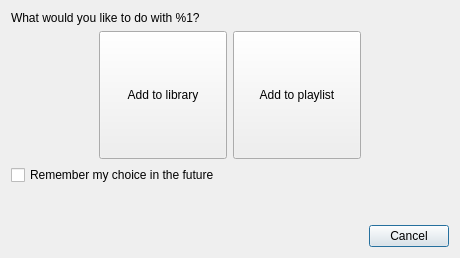
<?xml version="1.0" encoding="UTF-8"?>
<ui version="4.0">
 <class>DragDropDialog</class>
 <widget class="QDialog" name="DragDropDialog">
  <property name="geometry">
   <rect>
    <x>0</x>
    <y>0</y>
    <width>460</width>
    <height>258</height>
   </rect>
  </property>
  <property name="windowTitle">
   <string>Your attention is required</string>
  </property>
  <property name="modal">
   <bool>true</bool>
  </property>
  <layout class="QVBoxLayout" name="verticalLayout">
   <item>
    <widget class="QLabel" name="labelHowToProceed">
     <property name="text">
      <string>What would you like to do with %1?</string>
     </property>
    </widget>
   </item>
   <item>
    <layout class="QHBoxLayout" name="horizontalLayout">
     <item>
      <spacer name="horizontalSpacer">
       <property name="orientation">
        <enum>Qt::Horizontal</enum>
       </property>
       <property name="sizeHint" stdset="0">
        <size>
         <width>40</width>
         <height>20</height>
        </size>
       </property>
      </spacer>
     </item>
     <item>
      <widget class="QToolButton" name="toolButtonLibrary">
       <property name="minimumSize">
        <size>
         <width>128</width>
         <height>128</height>
        </size>
       </property>
       <property name="maximumSize">
        <size>
         <width>256</width>
         <height>128</height>
        </size>
       </property>
       <property name="text">
        <string>Add to library</string>
       </property>
       <property name="icon">
        <iconset resource="player.qrc">
         <normaloff>:/config/music-library</normaloff>:/config/music-library</iconset>
       </property>
       <property name="iconSize">
        <size>
         <width>64</width>
         <height>64</height>
        </size>
       </property>
       <property name="toolButtonStyle">
        <enum>Qt::ToolButtonTextUnderIcon</enum>
       </property>
      </widget>
     </item>
     <item>
      <widget class="QToolButton" name="toolButtonPlaylist">
       <property name="minimumSize">
        <size>
         <width>128</width>
         <height>128</height>
        </size>
       </property>
       <property name="maximumSize">
        <size>
         <width>256</width>
         <height>128</height>
        </size>
       </property>
       <property name="text">
        <string>Add to playlist</string>
       </property>
       <property name="icon">
        <iconset resource="player.qrc">
         <normaloff>:/config/music</normaloff>:/config/music</iconset>
       </property>
       <property name="iconSize">
        <size>
         <width>64</width>
         <height>64</height>
        </size>
       </property>
       <property name="toolButtonStyle">
        <enum>Qt::ToolButtonTextUnderIcon</enum>
       </property>
      </widget>
     </item>
     <item>
      <spacer name="horizontalSpacer_2">
       <property name="orientation">
        <enum>Qt::Horizontal</enum>
       </property>
       <property name="sizeHint" stdset="0">
        <size>
         <width>40</width>
         <height>20</height>
        </size>
       </property>
      </spacer>
     </item>
    </layout>
   </item>
   <item>
    <widget class="QCheckBox" name="checkBoxRememberChoice">
     <property name="text">
      <string>Remember my choice in the future</string>
     </property>
    </widget>
   </item>
   <item>
    <spacer name="verticalSpacer">
     <property name="orientation">
      <enum>Qt::Vertical</enum>
     </property>
     <property name="sizeHint" stdset="0">
      <size>
       <width>20</width>
       <height>40</height>
      </size>
     </property>
    </spacer>
   </item>
   <item>
    <widget class="QDialogButtonBox" name="buttonBox">
     <property name="orientation">
      <enum>Qt::Horizontal</enum>
     </property>
     <property name="standardButtons">
      <set>QDialogButtonBox::Cancel</set>
     </property>
    </widget>
   </item>
  </layout>
 </widget>
 <resources>
  <include location="player.qrc"/>
 </resources>
 <connections>
  <connection>
   <sender>buttonBox</sender>
   <signal>accepted()</signal>
   <receiver>DragDropDialog</receiver>
   <slot>accept()</slot>
   <hints>
    <hint type="sourcelabel">
     <x>248</x>
     <y>254</y>
    </hint>
    <hint type="destinationlabel">
     <x>157</x>
     <y>274</y>
    </hint>
   </hints>
  </connection>
  <connection>
   <sender>buttonBox</sender>
   <signal>rejected()</signal>
   <receiver>DragDropDialog</receiver>
   <slot>reject()</slot>
   <hints>
    <hint type="sourcelabel">
     <x>316</x>
     <y>260</y>
    </hint>
    <hint type="destinationlabel">
     <x>286</x>
     <y>274</y>
    </hint>
   </hints>
  </connection>
 </connections>
</ui>
